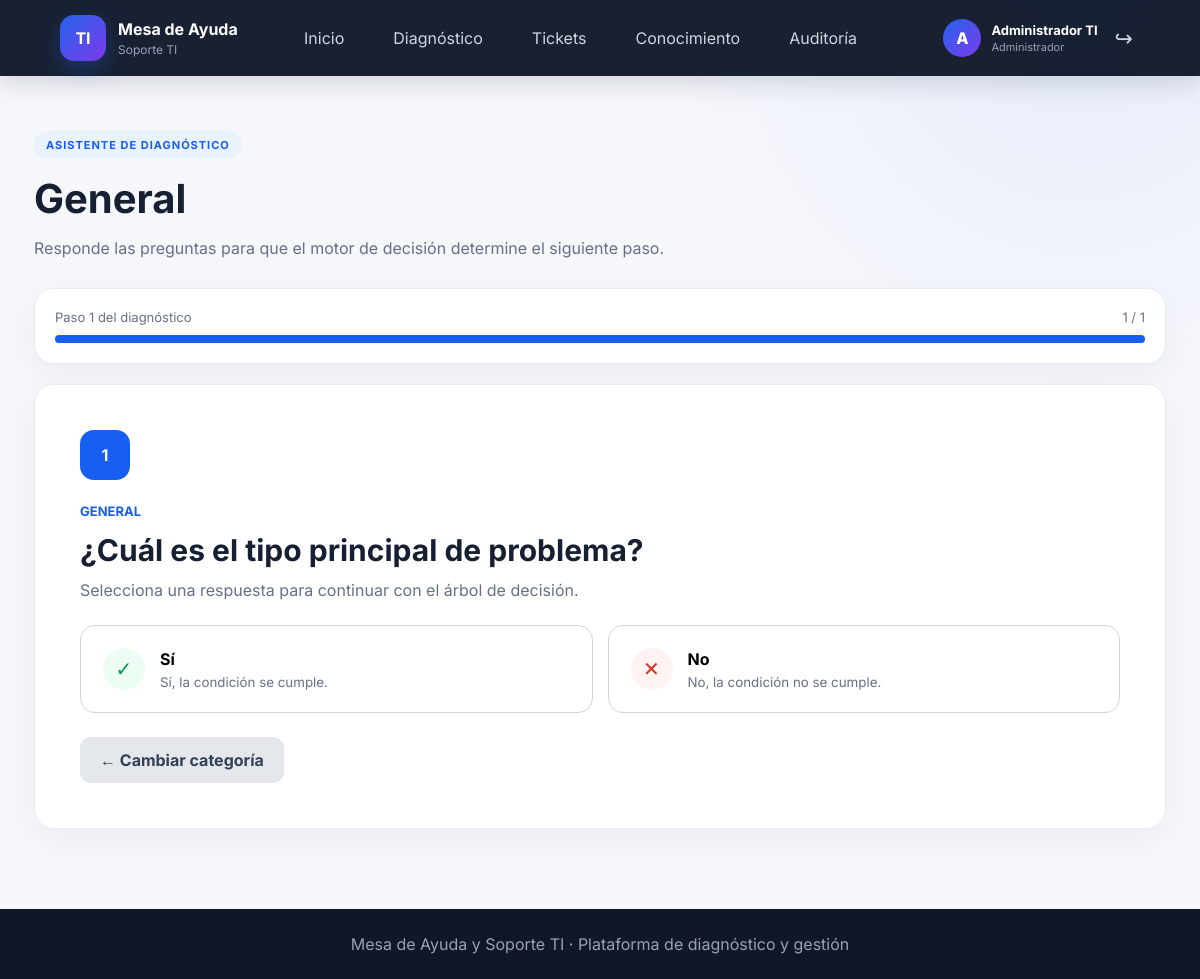
/diagnostico/paso/1 (signed in), run on the app's committed database.
### models/paso_decision.py (models this page shows)
class PasoDecision(db.Model):
    __tablename__ = "pasos_decision"
    id = db.Column(
        db.Integer,
        primary_key=True
    )
    categoria = db.Column(
        db.String(80),
        nullable=False
    )
    pregunta = db.Column(
        db.String(250),
        nullable=False
    )
    opcion_si = db.Column(
        db.String(250)
    )
    opcion_no = db.Column(
        db.String(250)
    )
    siguiente_si = db.Column(
        db.Integer
    )
    siguiente_no = db.Column(
        db.Integer
    )
    solucion_si = db.Column(
        db.Text
    )
    solucion_no = db.Column(
        db.Text
    )
    escalar_si = db.Column(
        db.Boolean,
        default=False
    )
    escalar_no = db.Column(
        db.Boolean,
        default=False
    )

### routes/diagnostico.py (the view, shortened to what this page needs)
@diagnostico_bp.route("/paso/<int:paso_id>", methods=["GET", "POST"])
def paso(paso_id):
    paso_actual = MotorDecision.obtener_paso(paso_id)
    total_pasos = PasoDecision.query.filter_by(categoria=paso_actual.categoria).count()
    completados = PasoDecision.query.filter(
        PasoDecision.categoria == paso_actual.categoria,
        PasoDecision.id <= paso_actual.id
    ).count()
    return render_template(
        "diagnostico.html",
        paso=paso_actual,
        total_pasos=max(total_pasos, 1),
        paso_numero=max(completados, 1),
    )

### services/motor_decision.py (called while the page is built)
    @staticmethod
    def obtener_paso(paso_id):
        return PasoDecision.query.get_or_404(paso_id)

### templates/diagnostico.html (shortened to what this page needs)
{% extends "base.html" %}
{% block content %}
<div class="diagnostic-container">
    <div class="diagnostic-header">
        <span class="badge">ASISTENTE DE DIAGNÓSTICO</span>
        <h1>{{ paso.categoria }}</h1>
        <p>
            Responde las preguntas para que el motor de decisión
            determine el siguiente paso.
        </p>
    </div>
    <div class="progress-container">
        <div class="progress-info">
            <span>Paso {{ paso_numero }} del diagnóstico</span>
            <span>{{ paso_numero }} / {{ total_pasos }}</span>
        </div>
        <div class="progress-bar">
            <div
                class="progress"
                style="width: {{ ((paso_numero / total_pasos) * 100) if total_pasos else 0 }}%;"
            ></div>
        </div>
    </div>
    <div class="question-card">
        <div class="question-number">{{ paso_numero }}</div>
        <span class="category">{{ paso.categoria|upper }}</span>
        <h2>{{ paso.pregunta }}</h2>
        <p>
            Selecciona una respuesta para continuar con el árbol de decisión.
        </p>
        <form method="POST" action="{{ url_for('diagnostico.paso', paso_id=paso.id) }}">
            <div class="answer-buttons">
                <button class="answer yes" type="submit" name="respuesta" value="si">
                    <span>✓</span>
                    <div>
                        <strong>Sí</strong>
                        <small>{{ paso.opcion_si or "Sí, la condición se cumple." }}</small>
                    </div>
                </button>
                <button class="answer no" type="submit" name="respuesta" value="no">
                    <span>✕</span>
                    <div>
                        <strong>No</strong>
                        <small>{{ paso.opcion_no or "No, la condición no se cumple." }}</small>
                    </div>
                </button>
            </div>
        </form>
        <div class="wizard-actions">
            <a class="btn-secondary" href="{{ url_for('diagnostico.iniciar') }}">
                ← Cambiar categoría
            </a>
        </div>
    </div>
</div>
{% endblock %}

### static/css/style.css (style rules this page uses)
* { box-sizing: border-box; margin: 0; padding: 0; }
body { font-family: Arial, Helvetica, sans-serif; background: #f4f7fb; color: #172033; min-height: 100vh; }
.badge { display: inline-block; padding: 7px 12px; background: #eaf2ff; color: #155eef; border-radius: 30px; font-size: 11px; font-weight: bold; letter-spacing: 1px; }
.btn-primary, .btn-secondary { display: inline-flex; justify-content: center; align-items: center; padding: 13px 20px; border-radius: 11px; text-decoration: none; border: none; font-weight: bold; cursor: pointer; }
.btn-secondary { background: #e4e7ec; color: #344054; }
.hero-card, .stat-card, .feature-card, .question-card, .ticket-form, .table-wrap, .knowledge-card, .solution-box, .progress-container { background: white; border: 1px solid #eaecf0; border-radius: 20px; }
.features, .page-container, .diagnostic-container, .result-container { max-width: 1180px; margin: auto; padding: 0 24px 80px; }
.diagnostic-container { padding-top: 55px; }
.diagnostic-header h1, .page-container h1 { font-size: 40px; margin: 15px 0; }
.diagnostic-header p { color: #667085; }
.progress-container { padding: 20px; margin: 30px 0 20px; }
.progress-info { display: flex; justify-content: space-between; color: #667085; font-size: 13px; margin-bottom: 10px; }
.progress-bar { height: 8px; background: #eaecf0; border-radius: 20px; overflow: hidden; }
.progress { height: 100%; background: #155eef; }
.question-card { padding: 45px; box-shadow: 0 15px 40px rgba(16,24,40,.06); }
.question-number { width: 50px; height: 50px; background: #155eef; color: white; border-radius: 14px; display: flex; align-items: center; justify-content: center; font-weight: bold; margin-bottom: 20px; }
.category { color: #155eef; font-size: 13px; font-weight: bold; }
.question-card h2 { font-size: 30px; margin: 12px 0; }
.question-card > p { color: #667085; margin-bottom: 25px; }
.answer-buttons { display: grid; grid-template-columns: 1fr 1fr; gap: 15px; }
.answer { background: white; border: 1px solid #d0d5dd; border-radius: 15px; padding: 22px; display: flex; align-items: center; gap: 15px; cursor: pointer; text-align: left; }
.answer > span { width: 42px; height: 42px; border-radius: 50%; display: flex; align-items: center; justify-content: center; font-size: 20px; }
.yes > span { background: #ecfdf3; color: #039855; }
.no > span { background: #fef3f2; color: #d92d20; }
.answer strong, .answer small { display: block; }
.answer small { color: #667085; margin-top: 5px; }
.wizard-actions { margin-top: 24px; display:flex; justify-content:flex-start; }
button.answer { width:100%; font:inherit; }
body { font-family: "Inter", Arial, Helvetica, sans-serif; background: radial-gradient(circle at 90% 0%, rgba(37,99,235,.07), transparent 28%), #f5f7fb; }
.hero-card, .stat-card, .feature-card, .question-card, .ticket-form, .table-wrap, .knowledge-card, .solution-box, .progress-container { box-shadow: 0 10px 30px rgba(15,23,42,.045); }

### data on the page
PasoDecision: categoria "General", categoria "GENERAL", pregunta "¿Cuál es el tipo principal de problema?", opcion_si "Sí, la condición se cumple.", opcion_no "No, la condición no se cumple."

### other printed values
{{ (session.get('nombre', 'U')[0])|upper }} "A"
{{ session.get('nombre', 'Usuario') }} "Administrador TI"
{{ session.get('rol', 'tecnico')|capitalize }} "Administrador"
{{ paso_numero }} "1"
{{ total_pasos }} "1"
